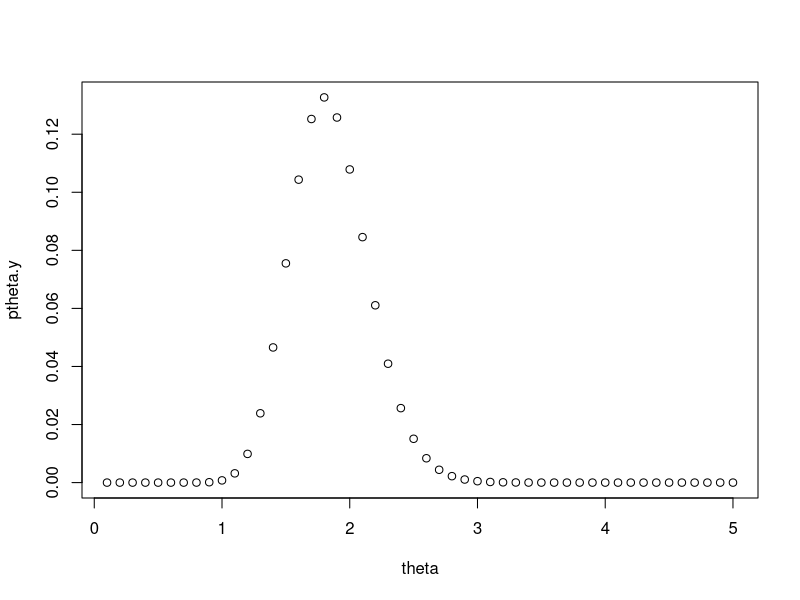
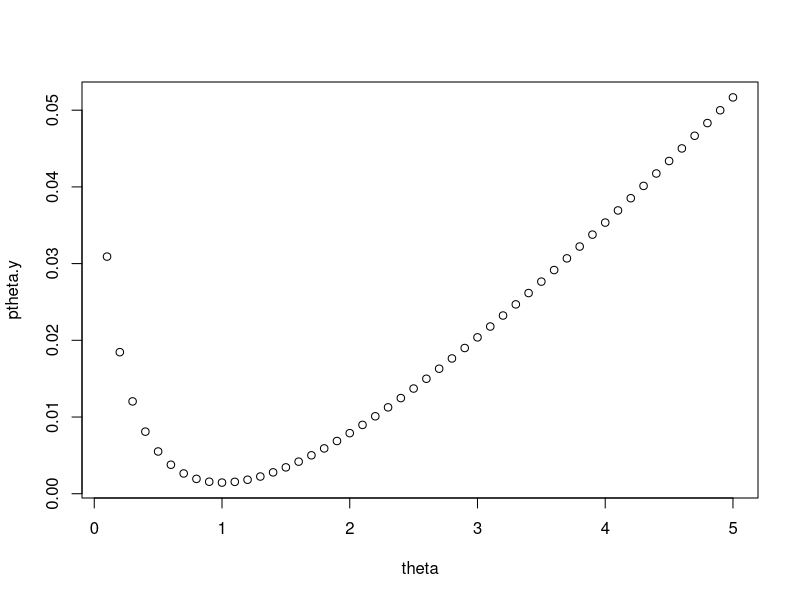

The R script that drew these images, in order:
## ---- chunk 1
n <- 20
y <- 36
theta <- seq(0.1, 5, length = 50)
py.theta <- dpois(y, lambda = n*theta)
ptheta <- rep(1/50, length = length(theta))
ptheta.y <- py.theta * ptheta/sum(py.theta * ptheta)
plot(theta, ptheta.y)
## ---- chunk 2

## ---- chunk 3
n <- 40
y <- 72
theta <- seq(0.1, 5, length = 50)
py.theta <- dpois(n,y, lambda = n*theta)
ptheta <- rep(1/50, length = length(theta))
ptheta.y <- py.theta * ptheta/sum(py.theta * ptheta)
plot(theta, ptheta.y)
